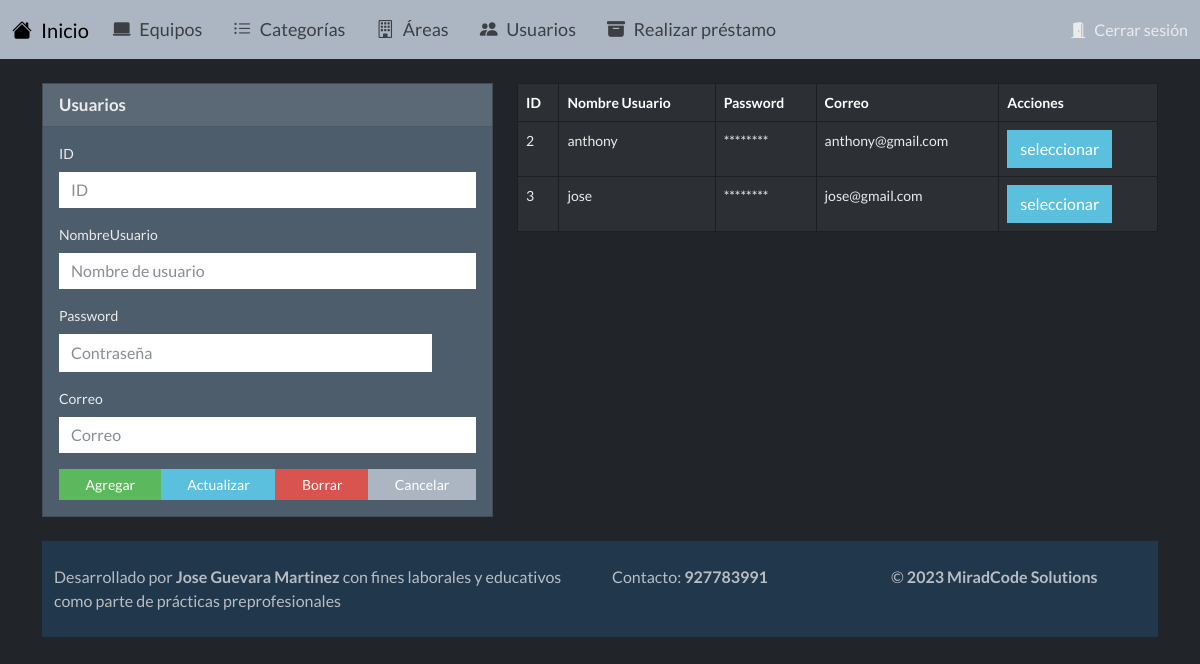
/secciones/vista_usuarios.php, run on the app's committed database.
### tables this page shows
CREATE TABLE `usuarios` (
  `IdUser` int(11) NOT NULL,
  `NombreUser` varchar(255) NOT NULL,
  `Password` varchar(255) NOT NULL,
  `Correo` varchar(255) NOT NULL
);

### secciones/vista_usuarios.php (the view, shortened to what this page needs)
<?php include('../templates/cabecera.php'); ?>
<?php include('../secciones/usuarios.php'); ?>
<link rel="stylesheet" href="https://cdnjs.cloudflare.com/ajax/libs/font-awesome/5.15.3/css/all.min.css">
<link rel="stylesheet" href="../estilos/bootstrap.min.css">
<div class="row">
    <div class="col-12">
        <br/>
        <div class="row">
        <div class="col-5">
        <form action="" method="post">
        <div class="card">
            <div class="card-header">Usuarios</div>
            <div class="card-body">
            <div class="mb-3">
                  <label for="id" class="form-label">ID</label>
                  <input type="text"
                  class="form-control"
                  name="id"
                  id="id"
                  value="<?php echo $idu ?>"
                  aria-describedby="helpId" placeholder="ID">
            </div>
            <div class="mb-3">
                <label for="nombre_usuario" class="form-label">NombreUsuario</label>
                <input type="text"
                    class="form-control"
                    name="nombre_usuario"
                    id="nombre_usuario"
                    value="<?php echo $nombre_usuarios ?>"
                    aria-describedby="helpId" placeholder="Nombre de usuario" required>
            </div>
            <div class="mb-3">
                <label for="contrase" class="form-label">Password</label>
                <div class="input-group">
                    <input type="password"
                        class="form-control"
                        name="contrase"
                        id="contrase"
                        value="<?php echo $contras ?>"
                        aria-describedby="helpId" placeholder="Contraseña" required>
                    <button class="btn btn-outline-secondary" type="button" id="ver-contrasenia">
                        <i class="fa fa-eye" aria-hidden="true"></i>
                    </button>
                </div>
            </div>
            <div class="mb-3">
                <label for="correo" class="form-label">Correo</label>
                <input type="text"
                    class="form-control"
                    name="correo"
                    id="correo"
                    value="<?php echo $email?>"
                    aria-describedby="helpId" placeholder="Correo" required>
            </div>
            <div class="btn-group d-flex flex-wrap" role="group" aria-label="">
                <button type="submit" name="accion" value="agregar" class="btn btn-sm btn-success">Agregar</button>
                <button type="submit" name="accion" value="editar" class="btn btn-sm btn-info">Actualizar</button>
                <button type="submit" name="accion" value="borrar" class="btn btn-sm btn-danger">Borrar</button>
                <button type="submit" name="accion" value="cancelar" class="btn btn-sm btn-light">Cancelar</button>
            </div>
            </div>
        </div>
        </form>
     </div>
        <div class="col-7">
            <table class="table table-bordered">
                <thead class="thead-dark">
                    <tr>
                        <th>ID</th>
                        <th>Nombre Usuario</th>
                        <th>Password</th>
                        <th>Correo</th>
                        <th>Acciones</th>
                    </tr>
                </thead>
                <tbody>
                <?php foreach($listaUsuarios as $usuario){ ?>
                    <tr>
                        <td> <?php echo $usuario['IdUser']; ?> </td>
                        <td> <?php echo $usuario['NombreUser']; ?> </td>
                        <td>
                            ********
                        </td>
                        <td> <?php echo $usuario ['Correo']; ?> </td>
                        <td>
                        <form action="" method="post">
                            <input type="submit" value="seleccionar" name="accion" class="btn btn-info">
                        </form>
                        </td>
                    </tr>
                <?php } ?>
                </tbody>
            </table>
        </div>
</div>
</div>
<?php include('../templates/pie.php'); ?>

### estilos/complementos.css (style rules this page uses)
.row::after { content: ""; display: table; clear: both; }
.card-header { font-size: 17px; font-weight: bold; margin-bottom: 15px; }
.card-body { font-size: 14px; }
body { background-color: #514e6c66; font-family: Arial, sans-serif; }

### data on the page
usuarios: IdUser "2", NombreUser "anthony", Correo "anthony@gmail.com"
usuarios: IdUser "3", NombreUser "jose", Correo "jose@gmail.com"
